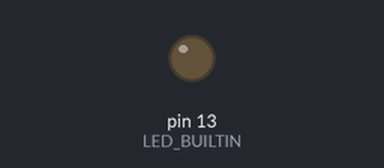
Recording of a sketch running on a simulated Arduino Uno, built with avr-gcc and run on an emulated ATmega328P. Parts: output pins drawn as LEDs (lit = HIGH). What the sketch prints to the serial monitor is not drawn.

Above: at 0.5 s.
At 4.5 s:
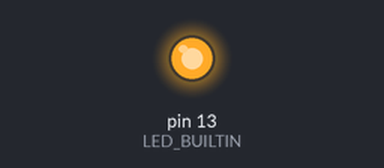
Timing chart, 0 to 16.8 s (numbered marks = the images above):
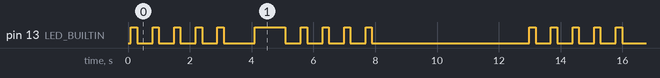

Measured:
- by itself, pin 13 (LED_BUILTIN): repeats every 12.9 s: 4 × (LOW 0.50 s, HIGH 0.20 s), LOW 1.0 s, HIGH 1.0 s, 4 × (LOW 0.50 s, HIGH 0.20 s), LOW 5.1 s, HIGH 0.20 s
- by itself, everything shown: repeats every 12.9 s, in 20 steps

The sketch:

sketch_jun28a.ino.ino
```cpp
//PLEASE SET THE INPUTVALUES
String setInComingMessage = "123qweasdzxcmnblkjpoiu0987" ;
                          // 234WERSDFXCVZMNALKQPOI1098
                         //  012PQWLASMZXNBVKJHOIUY9876
                         // ----- .---- ..--- .--. --.- .-- .-.. .- ... -- --.. -..- -. -... ...- -.- .--- .... --- .. ..- -.-- ----. ---.. --... -....

//Set value to true to encrypt and false to decypt
boolean isEncrypt = true;


String Encryptkey [] = { "1234567890" , "qwertyuiop" , "asdfghjkl"  , "zxcvbnm"  };

String  morseCode [] = { "-----", ".----", "..---", "...--", "....-", ".....", "-....", "--...", "---..", "----.", ".-", "-...", "-.-.", "-..", ".", "..-.", "--.", "....", "..", ".---", "-.-", ".-..", "--", "-.", "---", ".--.", "--.-", ".-.", "...", "-", "..-", "...-", ".--", "-..-", "-.--", "--..", } ;

int const dashDelay = 200 ;
int const dotDelay = 1000 ;
char escape = '+' ;


void setup() {
  Serial.begin(9600);
}

void loop (){

  String incomingMessage = setInComingMessage;

  String outputMessage = "" ;

  boolean encypt = isEncrypt ;

//  do{
//
//     Serial.println("Please Enter Your Message, press '+' after you finish entering you number ");
//     delay(3000);
//     while( true ) {
//
//        char a = '' ;
//
//        if( Serial.available() > 0 ){
//          a = Serial.read();
//        }
//
//        if(  a != escape   ){
//         incomingMessage += a;
//         Serial.println(a);
//        }else{
//          break;
//          Serial.println("+ was pressed");
//        }
//        delay(500);
//
//    }
//
//    Serial.println( "++++" + incomingMessage );
//    Serial.println( incomingMessage.length() );
  //
  //
   // Serial.println("Your message is" + incomingMessage );
  //
   // Serial.println("Enter '1' to encypt message, all other values will decrypt your message" );
    //
   // while(Serial.available() > 0) {
    //  delay(1000);
    //  encypt = Serial.read() ;
   // }
//
   // Serial.println( "Encrypt value" + encypt );
  //
//  }while( inputCheck( incomingMessage ) ) ;

    encodeArray( incomingMessage, outputMessage, encypt ) ;


    String morseCodeOutput [outputMessage.length()]  ;

 //  Serial.println( outputMessage  );


    morseCodeTranslator(outputMessage, morseCodeOutput) ;
    morseCodeOutputMessage(morseCodeOutput);

  delay(4000);

}


boolean inputCheck ( String & incomingMessage) {

  for ( int i = 0; i < incomingMessage.length() ; i++ ) {
    for( int j = 0; j < sizeof( Encryptkey ) ; j++ ){

      if ( arrayContain( Encryptkey[j] , incomingMessage[i] ) ) {
        continue;
      }else{
        Serial.println("Input contains invalid characters please ONLY enter letters or numbers");
        return false;
      }

    }

  }

  return true;
}

boolean arrayContain( String & array1 , char & element) {
  for (int i = 0; i < array1.length() ; i++) {
      if (array1[i] == element) {
        return true;
      }
  }

   return false;
}


void encodeArray(String & input, String & outputMessage, boolean & encypt ){
  for (int i = 0; i < input.length() ; i ++ ){

    for( int j = 0; j < 4 ; j++){

      if (arrayContain( Encryptkey[j] , input [i]) ){
        encodeTerm( input[i] , Encryptkey[j] , outputMessage, encypt);
      }

    }

  }


 }


 int arrayIndex(String & array1 , char element) {
  for (int i = 0; i < array1.length() ; i++) {
      if (array1 [i] == element)
        return i;
  }
  return -1;
}

 void encodeTerm( char input, String & key, String & outputMessage, boolean encypt ){

      int keyIndex =  key.indexOf( input );                                                   // arrayIndex( ( key , input[i] ) ) :
      int maxIndex =  key.length() - 1  ;

      if (encypt){

        if( keyIndex == 0)
          outputMessage += key[ maxIndex ] ;
        else
          outputMessage += key[ keyIndex - 1 ];
      }else{

        if( keyIndex == maxIndex ){
          outputMessage += key[0];
        }else{
          outputMessage += key[ keyIndex + 1 ] ;

        }
      }

  }


 void morseCodeTranslator( String & outputMessage, String morseCodeOutput []  ) {
  for ( int i = 0 ; i < outputMessage.length() ; i++ ) {

    int ascii = outputMessage[i] ;

    if ( (ascii >= '0') && (ascii <= '9') ){
      int arrayOffset = ascii - '0';
      morseCodeOutput [i] = morseCode[ arrayOffset ];
    }else if ( ( ascii >= 'a') && (ascii <= 'z') ){
      int arrayOffset = (ascii - 'a') + 10;
      morseCodeOutput [i] = morseCode[ arrayOffset ] ;
    }else if ( (ascii >= 'A') && (ascii <= 'Z') ){
      int arrayOffset  = (ascii - 'A') + 10 ;
      morseCodeOutput[i] = morseCode[ arrayOffset ] ;
    }else if ( ascii == ' '){
      morseCodeOutput[i] += " ";
    }

    Serial.println( morseCodeOutput[i]  );

  }


}

void ledflash( int DELAY ) {

  //String pinLED = "LED_BUILTIN" ;

  pinMode( LED_BUILTIN , OUTPUT);
  digitalWrite( LED_BUILTIN , HIGH );
  delay(DELAY);
  digitalWrite( LED_BUILTIN, LOW );
  delay(500);
}

void morseCodeOutputMessage( String morseCodeOutput [] ){

  //morseCodeOutput.lenth() may not work try .length
  for ( int i = 0; i < sizeof (morseCodeOutput) ; i++){
    for (int j = 0; j < morseCodeOutput[i].length() ; j++ ) {

      //Use this to test output
 //     Serial.print(morseCodeOutput[i][j]);

      if ( morseCodeOutput[i][j] == '-' ){
        ledflash(dashDelay) ;
      }else if( morseCodeOutput[i][j] == '.' ){
        ledflash(dotDelay) ;
      }else if( morseCodeOutput[i][j] == ' '){
        delay(2000);
      }

    }
    delay(500);
  }

}
```
